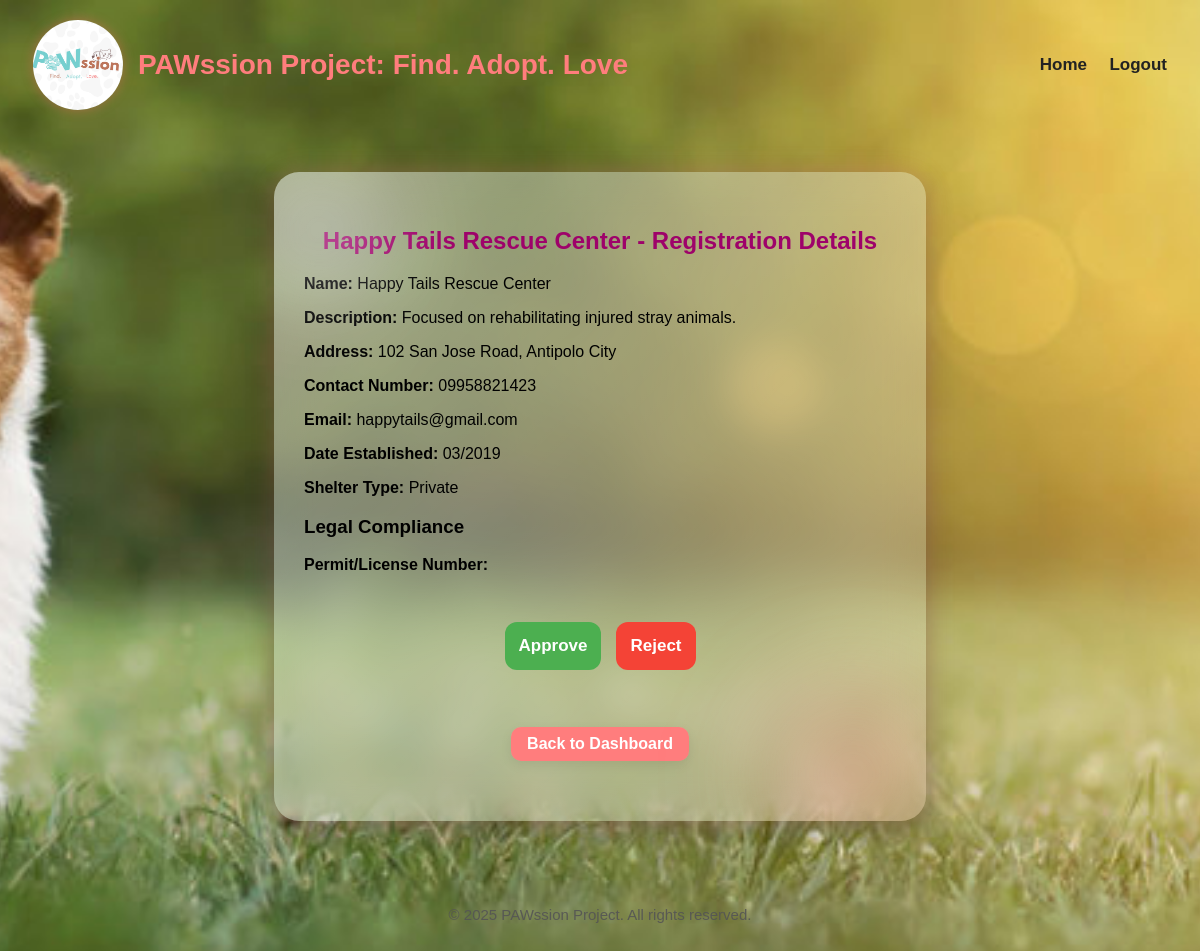
Page /admin/view_shelter/2 (signed in) on the committed database.
### models.py (models this page shows)
class Shelter(db.Model):
    id = db.Column(db.Integer, primary_key=True,  nullable=False, unique=True)
    name = db.Column(db.String(150), nullable=False)
    description = db.Column(db.Text, nullable=False)
    address = db.Column(db.String(200), nullable=False)
    contact_number = db.Column(db.String(20), nullable=False)
    email = db.Column(db.String(120), unique=True, nullable=False)
    website = db.Column(db.String(150), unique=True, nullable=True)
    date_established = db.Column(db.String(50), nullable=False)
    shelter_type = db.Column(db.String(50), nullable=False)
    approved = db.Column(db.Boolean, nullable=True, default=None)
    role = db.Column(db.String(20),  nullable=False, default="shelter")
    password = db.Column(db.String(200), nullable=False)
    animals = db.relationship('Animal', backref='shelter', lazy=True)
    notifications = db.relationship('Notification', backref='shelter', lazy=True)

### app.py (the view)
@app.route('/admin/view_shelter/<int:shelter_id>')
def admin_view_shelter(shelter_id):
    if session.get('role') != 'admin':
        flash("Access denied!")
        return redirect(url_for('index'))
    shelter = Shelter.query.get_or_404(shelter_id)
    return render_template('admin_view_shelter.html', shelter=shelter)

### templates/admin_view_shelter.html
{% extends "base.html" %}
{% block content %}
<h2 class="heading">{{ shelter.name }} - Registration Details</h2>
<p><strong>Name:</strong> {{ shelter.name }}</p>
<p class="text"><strong>Description:</strong> {{ shelter.description }}</p>
<p><strong>Address:</strong> {{ shelter.address }}</p>
<p><strong>Contact Number:</strong> {{ shelter.contact_number }}</p>
<p><strong>Email:</strong> {{ shelter.email }}</p>
<p><strong>Date Established:</strong> {{ shelter.date_established }}</p>
<p><strong>Shelter Type:</strong> {{ shelter.shelter_type }}</p>
<h3>Legal Compliance</h3>
<p><strong>Permit/License Number:</strong> {{ shelter.permit_number }}</p>
{% if not shelter.approved %}
<div class="action-btn">
<form action="{{ url_for('approve_shelter', shelter_id=shelter.id) }}" method="POST" >
    <button type="submit" class="approve">Approve</button>
</form>
<form action="{{ url_for('reject_shelter', shelter_id=shelter.id) }}" method="POST">
    <button type="submit" class="reject">Reject</button>
</form>
{% else %}
<form action="{{ url_for('delete_shelter', shelter_id=shelter.id) }}" method="POST" >
    <button type="submit" class="reject">Delete</button>
</form>
{% endif %}
</div>
<div class="back-btn-container">
    <a href="{{ url_for('admin_dashboard') }}" class="back-btn">Back to Dashboard</a>
</div>
{% endblock %}

### static/style.css (style rules this page uses)
.bg-img { background-image: url("/static/icon/background.png"); background-size: cover; background-position: center; background-repeat: no-repeat; background-attachment: fixed; }
.action-btn { display: flex; justify-content: center; gap: 15px; margin-bottom: 20px; padding: 12px 30px; border-radius: 10px; font-size: 10px; }
.action-btn form { margin: 0; padding: 0; }
.action-btn .approve { background-color: #4CAF50; color: #FFFFFF; }
.action-btn .reject { background-color: #F44336; color: #FFFFFF; }
.back-btn-container { text-align: center; margin: 25px 0; }
.back-btn { text-align: center; margin-top: 20px; display: inline-block; background: rgba(245, 245, 245, 0.6); backdrop-filter: blur(8px); color: #4A90E2; font-weight: 600; padding: 12px 25px; border-radius: 12px; text-decoration: none; transition: 0.3s ease, transform 0.2s ease; box-shadow: 0 4px 12px rgba(0,0,0,0.08); }
.heading { text-align: center; margin-bottom: 20px; color: #9e026a; }
.back-btn { padding: 8px 16px; background: #ff7d7d; color: white; border-radius: 10px; text-decoration: none; font-weight: 600; }
form { max-width: 600px; margin: 20px auto; padding: 30px; border-radius: 20px; text-align: left; }
.text { word-break: break-all !important; white-space: pre-wrap; }
form button, form .submit-btn { width: 100%; margin-top: 20px; background-color: #ff7d7d; color: white; font-weight: 600; padding: 14px; border: none; border-radius: 12px; cursor: pointer; font-size: 17px; transition: 0.3s; }
body { font-family: Arial, sans-serif; background: #F5FFFA; }

### rows in the picture
Shelter: name "Happy Tails Rescue Center", description "Focused on rehabilitating injured stray animals.", address "102 San Jose Road, Antipolo City", contact_number "09958821423", email "happytails@gmail.com", date_established "03/2019", shelter_type "Private"

### other values in the picture
{{ current_year or "2025" }} "2025"
